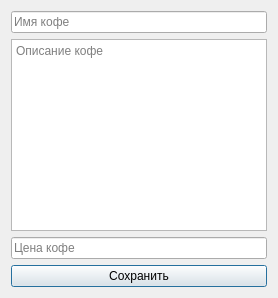
<?xml version="1.0" encoding="UTF-8"?>
<ui version="4.0">
 <class>AddEditCoffeeForm</class>
 <widget class="QDialog" name="AddEditCoffeeForm">
  <layout class="QVBoxLayout" name="verticalLayout">
   <item>
    <widget class="QLineEdit" name="nameLineEdit">
     <property name="placeholderText">
      <string>Имя кофе</string>
     </property>
    </widget>
   </item>
   <item>
    <widget class="QTextEdit" name="descriptionTextEdit">
     <property name="placeholderText">
      <string>Описание кофе</string>
     </property>
    </widget>
   </item>
   <item>
    <widget class="QLineEdit" name="priceLineEdit">
     <property name="placeholderText">
      <string>Цена кофе</string>
     </property>
    </widget>
   </item>
   <item>
    <widget class="QPushButton" name="saveButton">
     <property name="text">
      <string>Сохранить</string>
     </property>
    </widget>
   </item>
  </layout>
 </widget>
 <resources/>
 <connections/>
</ui>
